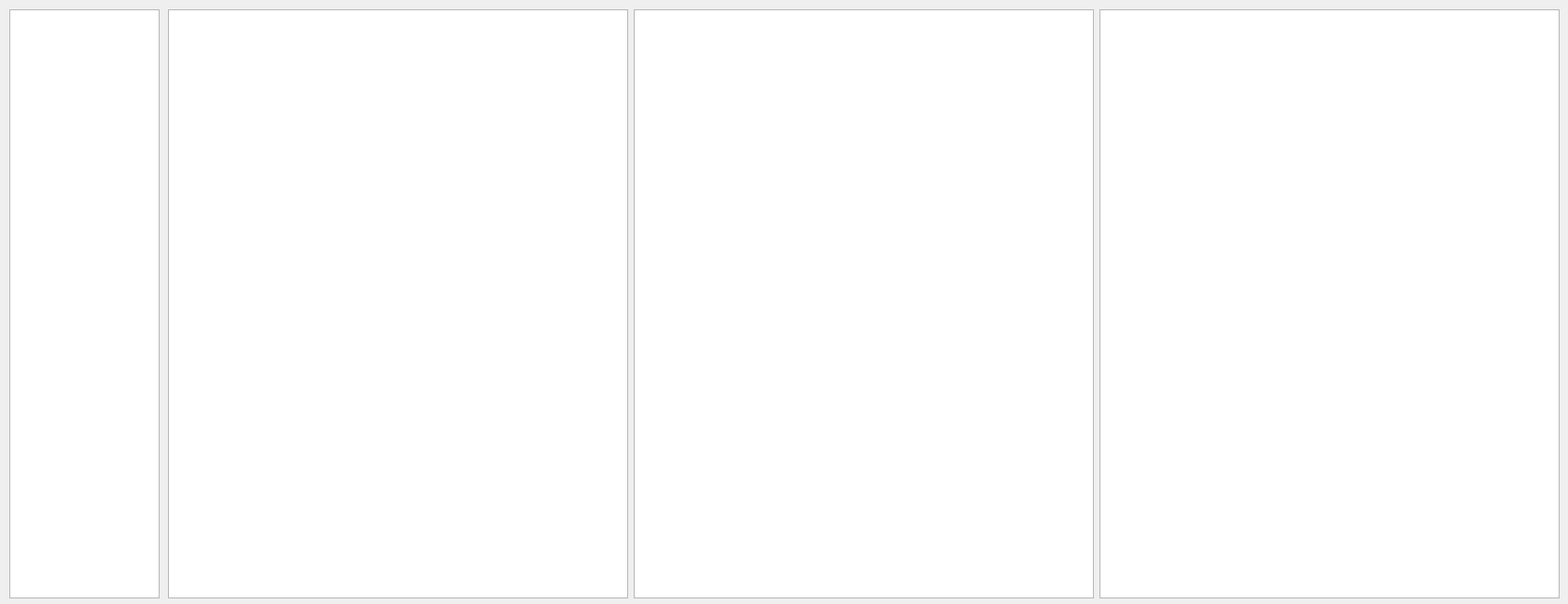
<?xml version="1.0" encoding="UTF-8"?>
<ui version="4.0">
 <class>Widget</class>
 <widget class="QWidget" name="Widget">
  <property name="geometry">
   <rect>
    <x>0</x>
    <y>0</y>
    <width>1680</width>
    <height>647</height>
   </rect>
  </property>
  <property name="font">
   <font>
    <family>Courier New</family>
    <pointsize>11</pointsize>
   </font>
  </property>
  <property name="windowTitle">
   <string extracomment="Segoe UI,9,-1,5,400,0,0,0,0,0,0,0,0,0,0,1">Qemu tcg log viewer</string>
  </property>
  <widget class="QTableWidget" name="tb_table">
   <property name="geometry">
    <rect>
     <x>10</x>
     <y>10</y>
     <width>161</width>
     <height>631</height>
    </rect>
   </property>
   <property name="font">
    <font>
     <family>Courier New</family>
     <pointsize>11</pointsize>
     <bold>true</bold>
    </font>
   </property>
   <property name="dragEnabled">
    <bool>false</bool>
   </property>
   <attribute name="horizontalHeaderVisible">
    <bool>false</bool>
   </attribute>
   <attribute name="verticalHeaderVisible">
    <bool>false</bool>
   </attribute>
   <column>
    <property name="text">
     <string/>
    </property>
   </column>
  </widget>
  <widget class="QWidget" name="horizontalLayoutWidget">
   <property name="geometry">
    <rect>
     <x>180</x>
     <y>10</y>
     <width>1491</width>
     <height>631</height>
    </rect>
   </property>
   <layout class="QHBoxLayout" name="horizontalLayout">
    <item>
     <widget class="QTableWidget" name="t_asm_in">
      <property name="font">
       <font>
        <family>Courier New</family>
        <pointsize>11</pointsize>
        <bold>true</bold>
       </font>
      </property>
      <attribute name="horizontalHeaderVisible">
       <bool>false</bool>
      </attribute>
      <attribute name="verticalHeaderVisible">
       <bool>false</bool>
      </attribute>
      <column>
       <property name="text">
        <string/>
       </property>
      </column>
     </widget>
    </item>
    <item>
     <widget class="QTableWidget" name="t_asm_tcg">
      <property name="font">
       <font>
        <family>Courier New</family>
        <pointsize>11</pointsize>
        <bold>true</bold>
       </font>
      </property>
      <attribute name="horizontalHeaderVisible">
       <bool>false</bool>
      </attribute>
      <attribute name="verticalHeaderVisible">
       <bool>false</bool>
      </attribute>
      <column>
       <property name="text">
        <string/>
       </property>
      </column>
     </widget>
    </item>
    <item>
     <widget class="QTableWidget" name="t_asm_out">
      <property name="font">
       <font>
        <family>Courier New</family>
        <pointsize>11</pointsize>
        <bold>true</bold>
       </font>
      </property>
      <attribute name="horizontalHeaderVisible">
       <bool>false</bool>
      </attribute>
      <attribute name="verticalHeaderVisible">
       <bool>false</bool>
      </attribute>
      <column>
       <property name="text">
        <string/>
       </property>
      </column>
     </widget>
    </item>
   </layout>
  </widget>
 </widget>
 <resources/>
 <connections/>
</ui>
